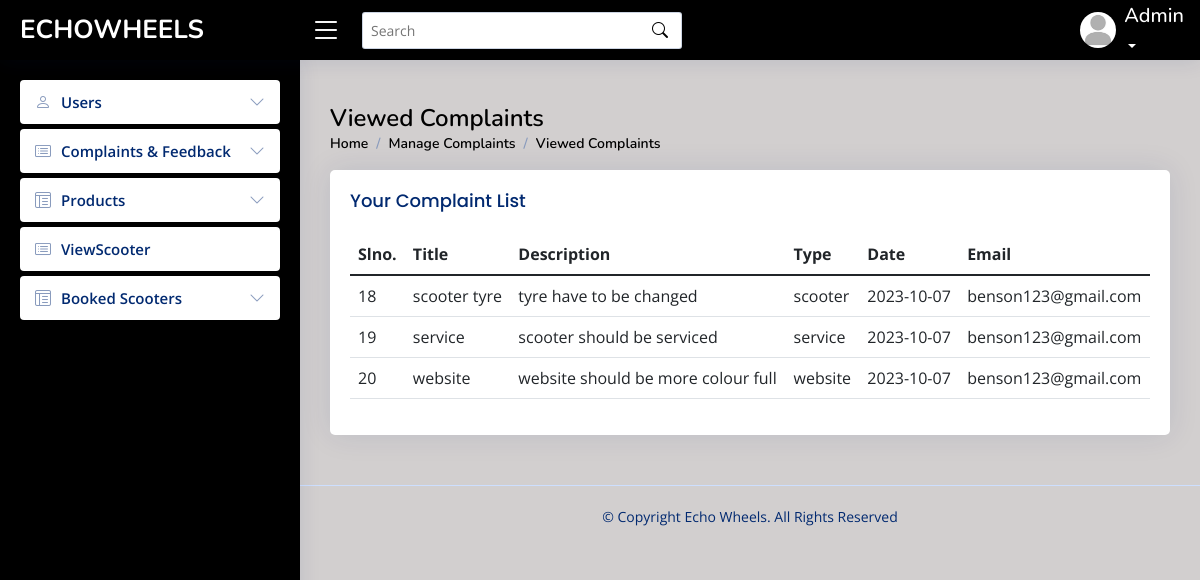
Page /admin/viewedcomplaint.php on the earlier database version.
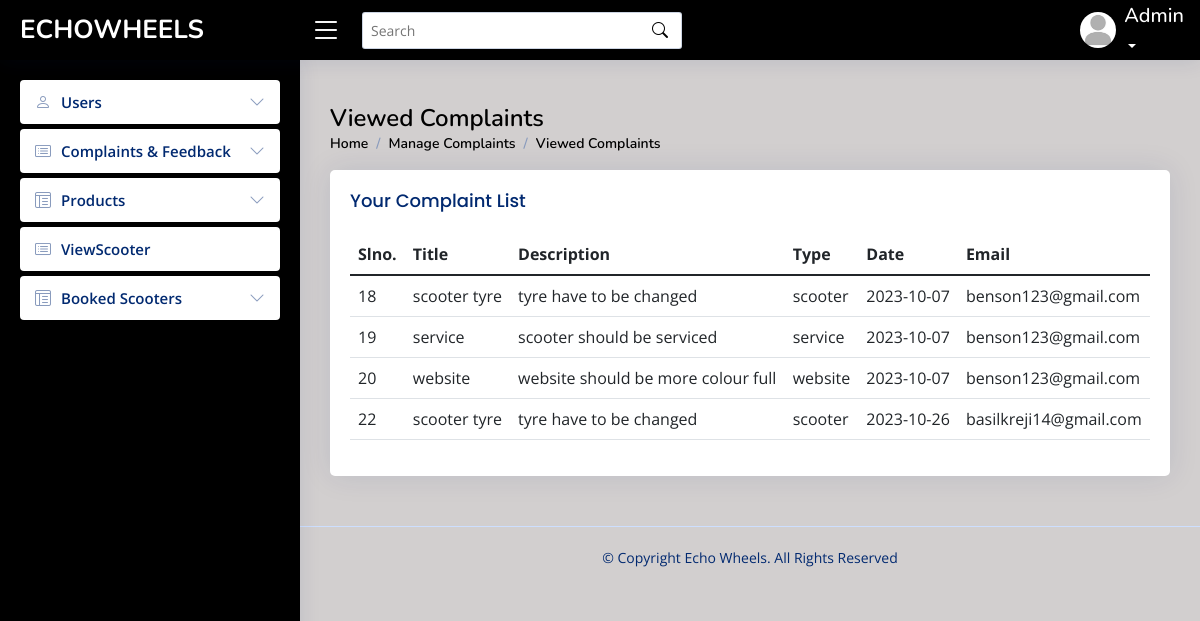
Same page on the later database version.
### tables this page shows
CREATE TABLE `complaint` (
  `complaint_id` int(40) NOT NULL,
  `title` varchar(40) NOT NULL,
  `description` varchar(200) NOT NULL,
  `type` varchar(10) NOT NULL,
  `date` date NOT NULL,
  `email_id` varchar(50) NOT NULL,
  `reply` varchar(10) NOT NULL,
  `message` varchar(70) NOT NULL
);

### connect.php (called while the page is built, shortened)
<?php
$dbname="echowheels";
$conn=mysqli_connect("localhost","root","",$dbname);
function select_data($sql)
{
  global $conn;
  $res = mysqli_query($conn, $sql);
  if ($res)
    return $res;
  else
    return False;
}
?>

### admin/viewedcomplaint.php (the view, shortened to what this page needs)
<?php
include("header.php");
?>
  <main id="main" class="main">
    <div class="pagetitle">
      <h1>Viewed Complaints</h1>
      <nav>
        <ol class="breadcrumb">
          <li class="breadcrumb-item"><a href="activeuser.php">Home</a></li>
          <li class="breadcrumb-item active">Manage Complaints</li>
          <li class="breadcrumb-item active">Viewed Complaints</li>
        </ol>
      </nav>
    </div>
    <div class="card">
          <div class="card-body">
            <h5 class="card-title">
            Your Complaint List
            </h5>
    <section class="section dashboard">
      <div class="row">
      <section class="section">
      <div class="row">
        <div class="col-lg-12">
              <table class="table datatable">
                <thead>
                  <tr>
                    <th scope="col">Slno.</th>
                    <th scope="col">Title</th>
                    <th scope="col">Description</th>
                    <th scope="col">Type</th>
                    <th scope="col">Date</th>
                    <th scope="col">Email</th>
                  </tr>
                </thead>
                <tbody>
                <?php
               $sql = "SELECT * FROM complaint where  reply='1' ";
                $data=select_data($sql);
                while ($row = mysqli_fetch_assoc($data)) {
                  ?>
                  <tr>
                  <td><?php echo  $row['complaint_id'] ?></td>
                 <td><?php echo  $row['title'] ?></td>
                 <td> <?php echo $row['description'] ?></td>
                 <td><?php echo $row['type'] ?></td>
                 <td><?php echo $row['date']?></td>
                 <td> <?php echo $row['email_id']  ?></td>
                  <?php
                  }
                  ?>
                </tbody>
              </table>
            </div>
          </div>
        </div>
      </div>
  </main>

Differences in the rows shown:
added complaint: complaint_id "22", title "scooter tyre", description "tyre have to be changed", type "scooter", date "2023-10-26", email "basilkreji14@gmail.com"
